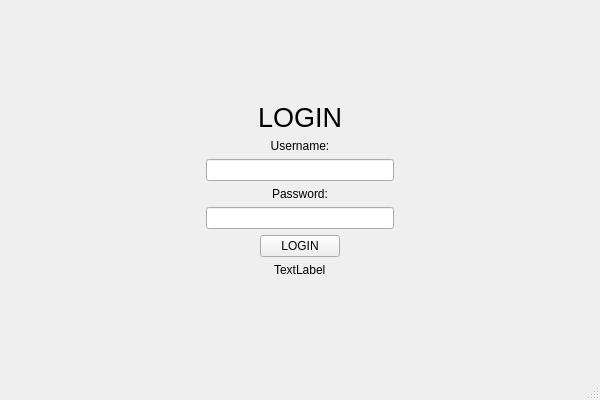
<?xml version="1.0" encoding="UTF-8"?>
<ui version="4.0">
 <class>loginWindow</class>
 <widget class="QMainWindow" name="loginWindow">
  <property name="enabled">
   <bool>true</bool>
  </property>
  <property name="geometry">
   <rect>
    <x>0</x>
    <y>0</y>
    <width>600</width>
    <height>400</height>
   </rect>
  </property>
  <property name="minimumSize">
   <size>
    <width>600</width>
    <height>400</height>
   </size>
  </property>
  <property name="maximumSize">
   <size>
    <width>600</width>
    <height>400</height>
   </size>
  </property>
  <property name="windowTitle">
   <string>Login</string>
  </property>
  <property name="toolButtonStyle">
   <enum>Qt::ToolButtonIconOnly</enum>
  </property>
  <property name="unifiedTitleAndToolBarOnMac">
   <bool>false</bool>
  </property>
  <widget class="QWidget" name="centralwidget">
   <layout class="QGridLayout" name="gridLayout">
    <item row="0" column="0">
     <widget class="QFrame" name="loginFrame">
      <property name="styleSheet">
       <string notr="true">#loginFrame{
	border:0px;
}</string>
      </property>
      <property name="frameShape">
       <enum>QFrame::StyledPanel</enum>
      </property>
      <property name="frameShadow">
       <enum>QFrame::Raised</enum>
      </property>
      <layout class="QGridLayout" name="gridLayout_2">
       <item row="0" column="0">
        <layout class="QVBoxLayout" name="verticalLayout_3">
         <item>
          <spacer name="verticalSpacer">
           <property name="orientation">
            <enum>Qt::Vertical</enum>
           </property>
           <property name="sizeHint" stdset="0">
            <size>
             <width>20</width>
             <height>40</height>
            </size>
           </property>
          </spacer>
         </item>
         <item>
          <layout class="QHBoxLayout" name="horizontalLayout_4">
           <item>
            <spacer name="horizontalSpacer_7">
             <property name="orientation">
              <enum>Qt::Horizontal</enum>
             </property>
             <property name="sizeHint" stdset="0">
              <size>
               <width>37</width>
               <height>17</height>
              </size>
             </property>
            </spacer>
           </item>
           <item>
            <widget class="QLabel" name="label_3">
             <property name="font">
              <font>
               <pointsize>20</pointsize>
               <weight>50</weight>
               <italic>false</italic>
               <bold>false</bold>
              </font>
             </property>
             <property name="text">
              <string>LOGIN</string>
             </property>
            </widget>
           </item>
           <item>
            <spacer name="horizontalSpacer_8">
             <property name="orientation">
              <enum>Qt::Horizontal</enum>
             </property>
             <property name="sizeHint" stdset="0">
              <size>
               <width>40</width>
               <height>20</height>
              </size>
             </property>
            </spacer>
           </item>
          </layout>
         </item>
         <item>
          <layout class="QHBoxLayout" name="horizontalLayout_2">
           <item>
            <spacer name="horizontalSpacer_3">
             <property name="orientation">
              <enum>Qt::Horizontal</enum>
             </property>
             <property name="sizeHint" stdset="0">
              <size>
               <width>40</width>
               <height>20</height>
              </size>
             </property>
            </spacer>
           </item>
           <item>
            <layout class="QVBoxLayout" name="verticalLayout">
             <item>
              <widget class="QLabel" name="label">
               <property name="text">
                <string>Username:</string>
               </property>
               <property name="alignment">
                <set>Qt::AlignCenter</set>
               </property>
              </widget>
             </item>
             <item>
              <widget class="QLineEdit" name="username">
               <property name="maximumSize">
                <size>
                 <width>500</width>
                 <height>16777215</height>
                </size>
               </property>
              </widget>
             </item>
            </layout>
           </item>
           <item>
            <spacer name="horizontalSpacer_5">
             <property name="orientation">
              <enum>Qt::Horizontal</enum>
             </property>
             <property name="sizeHint" stdset="0">
              <size>
               <width>40</width>
               <height>20</height>
              </size>
             </property>
            </spacer>
           </item>
          </layout>
         </item>
         <item>
          <layout class="QHBoxLayout" name="horizontalLayout">
           <item>
            <spacer name="horizontalSpacer_4">
             <property name="orientation">
              <enum>Qt::Horizontal</enum>
             </property>
             <property name="sizeHint" stdset="0">
              <size>
               <width>40</width>
               <height>20</height>
              </size>
             </property>
            </spacer>
           </item>
           <item>
            <layout class="QVBoxLayout" name="verticalLayout_2">
             <item>
              <widget class="QLabel" name="label_2">
               <property name="text">
                <string>Password:</string>
               </property>
               <property name="alignment">
                <set>Qt::AlignCenter</set>
               </property>
              </widget>
             </item>
             <item>
              <widget class="QLineEdit" name="password">
               <property name="maximumSize">
                <size>
                 <width>500</width>
                 <height>16777215</height>
                </size>
               </property>
               <property name="echoMode">
                <enum>QLineEdit::Password</enum>
               </property>
              </widget>
             </item>
            </layout>
           </item>
           <item>
            <spacer name="horizontalSpacer_6">
             <property name="orientation">
              <enum>Qt::Horizontal</enum>
             </property>
             <property name="sizeHint" stdset="0">
              <size>
               <width>40</width>
               <height>20</height>
              </size>
             </property>
            </spacer>
           </item>
          </layout>
         </item>
         <item>
          <layout class="QHBoxLayout" name="horizontalLayout_3">
           <item>
            <spacer name="horizontalSpacer">
             <property name="orientation">
              <enum>Qt::Horizontal</enum>
             </property>
             <property name="sizeHint" stdset="0">
              <size>
               <width>40</width>
               <height>20</height>
              </size>
             </property>
            </spacer>
           </item>
           <item>
            <widget class="QPushButton" name="loginBtn">
             <property name="maximumSize">
              <size>
               <width>500</width>
               <height>16777215</height>
              </size>
             </property>
             <property name="cursor">
              <cursorShape>PointingHandCursor</cursorShape>
             </property>
             <property name="text">
              <string>LOGIN</string>
             </property>
            </widget>
           </item>
           <item>
            <spacer name="horizontalSpacer_2">
             <property name="orientation">
              <enum>Qt::Horizontal</enum>
             </property>
             <property name="sizeHint" stdset="0">
              <size>
               <width>40</width>
               <height>20</height>
              </size>
             </property>
            </spacer>
           </item>
          </layout>
         </item>
         <item alignment="Qt::AlignHCenter">
          <widget class="QLabel" name="result">
           <property name="text">
            <string>TextLabel</string>
           </property>
          </widget>
         </item>
         <item>
          <spacer name="verticalSpacer_2">
           <property name="orientation">
            <enum>Qt::Vertical</enum>
           </property>
           <property name="sizeHint" stdset="0">
            <size>
             <width>20</width>
             <height>40</height>
            </size>
           </property>
          </spacer>
         </item>
        </layout>
       </item>
      </layout>
     </widget>
    </item>
   </layout>
  </widget>
  <widget class="QMenuBar" name="menubar">
   <property name="geometry">
    <rect>
     <x>0</x>
     <y>0</y>
     <width>600</width>
     <height>22</height>
    </rect>
   </property>
  </widget>
  <widget class="QStatusBar" name="statusbar"/>
 </widget>
 <resources/>
 <connections/>
</ui>
